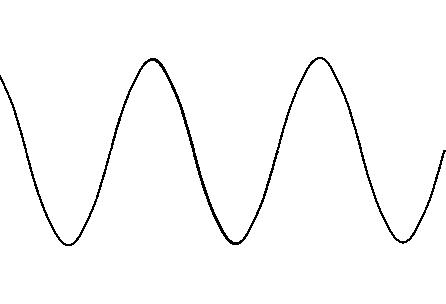
//> input picture images/sine.jpg, 446 x 304 px
$ ./curve_predict ../images/sine.jpg   (built with g++ and OpenCV 4)
//> lines starting //> are read from the running program, lines starting //| are printed output that depends on the picture; after the words box and inside, x2 and y2 are one past the last pixel; in counts of white or black regions, pixels touching at a corner belong together
#include "opencv2/core/core.hpp"
#include "opencv2/imgproc/imgproc.hpp"
#include "opencv2/highgui/highgui.hpp"
#include <iostream>

using namespace cv;

void constructX(Mat& X, double x, int count, int order) {
	double prev = 1.0;
	//std::cout<<"x:"<<x<<std::endl;
	//std::cout<<count<<" "<<order<<" ";
	for(int i=0; i<order; i++) {
		X.at<double>(count, i) = prev;
		prev = prev*x;
	}
}

void displayMatrix(Mat mat) {
	for(int i=0; i<mat.rows; i++) {
		for(int j=0; j<mat.cols; j++) {
			std::cout<<mat.at<double>(i, j)<<", ";
		}
		std::cout<<std::endl;
	}
	std::cout<<std::endl;
}

bool cmpPoint(Point2f a, Point2f b) {
	return (a.y < b.y);
}

void log_vec_pts(std::string str, std::vector<Point2f> vec) {
	std::cout<<str<<std::endl;
	for(int i=0; i<vec.size(); i++) {
		std::cout<<"("<<vec[i].x<<", "<<vec[i].y<<")"<<", ";
	}
	std::cout<<std::endl;
}

void normaliseToScale(std::vector<Point2f>& vec, double offsetX, double offsetY) {
	sort(vec.begin(), vec.end(), cmpPoint);
	int size = vec.size();
	double max_ele_Y = vec[size - 1].y, min_ele_Y = vec[0].y;
	double scaleY = 1000.0/(max_ele_Y - min_ele_Y);

	//log_vec_pts("vec-raw", vec);

	for(int i=0; i<size; i++) {
		vec[i].x = 10*scaleY*((double)vec[i].x + offsetX);
		vec[i].y = scaleY*((double)vec[i].y + offsetY);
	}

	//log_vec_pts("vec-scaled", vec);
}

void plotPoints(std::vector<Point2f> vec, int plot_rows, int plot_cols) {
	int size = vec.size();
	plot_cols *= 10;
	plot_rows *= 10;
	Mat plot(plot_rows, plot_cols, CV_8UC1, Scalar::all(0));
	std::cout<<"rows : "<<plot_rows<<" cols : "<<plot_cols<<std::endl;
	for(int i=0; i<size; i++) {
		plot.at<uchar>((int)vec[i].y, (int)vec[i].x) = 255;
		std::cout<<(int)vec[i].y<<", "<<(int)vec[i].x<<" "<<plot.at<Vec3b>((int)vec[i].y, (int)vec[i].x)[2]<<std::endl;
	}
	imshow("plot", plot);
	waitKey(0);
}
void plotGraph(std::vector<double>& vals, int XRange[2], int YRange[2]) {
	int rows = YRange[1] - YRange[0] + 1;
	int cols = XRange[1] - XRange[0] + 1;

	std::vector<Point2f> vec(0);
	for(int i=0; i<cols; i++) {
		double sum = 0;
		double prev = 1.0;
		for(int k=0; k<vals.size(); k++) {
			sum += prev*vals[k];
			prev = prev*i;
		}
		vec.push_back(Point2f(i, sum));
	}

	//TODO : normalise sum
	normaliseToScale(vec, 0.0, cols/2.0);

	//TODO : display it in the image
	plotPoints(vec, rows, cols);
}

int main(int argc, char** argv) {

	Mat img = imread(argv[1], 0);
//> img is the input picture: 304 rows x 446 cols, CV_8UC1; min 0, max 255, mean 249.7
	//TODO : threshold the image
	int count = 0, order = 7;
	Mat F(order, 1, CV_64F, Scalar::all(0));
	Mat X(order, order, CV_64F, Scalar::all(0)), Y(order, 1, CV_64F, Scalar::all(0));
	Mat X_inv(order, order, CV_64F, Scalar::all(0));

	int rows = img.rows;
//> rows = 304
	int cols = img.cols;
//> cols = 446

	//np.where
	//np.zip
	//np.polyfit
	/*def compute(coeff, x):
    sum = 0
    prev = 1
    for i in range(0, coeff.size - 1):
        sum = sum + coeff[i]*prev
        prev = prev*x
    return sum
*/


	double scale = 10.0;

	for(int i=0; i<img.rows; ++i) {
		for(int j=0; j<img.cols; ++j) {
			if(img.at<uchar>(i, j) == 0 && count<order) {
				//std::cout<<count;
				Y.at<double>(count, 0) = (i - rows/2.0)/scale;
				constructX(X, j/scale, count, order);
				++count;
			}
		}
	}
//> this loop made 304 passes
//> count on passes 1 to 3: 0, 0, 0
//> after the loop, Y = [-9.5, -9.5, -9.5, -9.5, -9.4, -9.4, -9.4]; count = 7

	X_inv = X.inv();
	//displayMatrix(X);
	F = X_inv*Y;
//> F = [-2.09, -2.04, 0.23, -0.0133, 0.000418, -6.78e-06, 4.46e-08]

	//std::cout<<"Coeff : "<<std::endl;
	std::vector<double> vec_coeff(0);
	int XRange[] = {0, 500};
	int YRange[] = {0, 500};

	for(int i=0; i<order; i++) {
		double coeff = F.at<double>(i, 0);
		//std::cout<<coeff<<" ";
		vec_coeff.push_back(coeff);
	}
//> this loop made 7 passes
//> coeff on passes 1 to 7: -2.09, -2.04, 0.23, -0.0133, 0.000418, -6.78e-06, 4.46e-08

	plotGraph(vec_coeff, XRange, YRange);
//> in plotGraph, `int rows = YRange[1] - YRange[0] + 1;`: rows = 501
//> the loop in plotGraph, `for(int i=0; i<cols; i++)` made 501 passes
//> (sum, prev) on passes 1 to 3: (-2.09, 0), (-3.91, 1), (-5.35, 128)
//> after the loop in plotGraph, `for(int i=0; i<cols; i++)`: vec = 501 Points (x, y), first 12: [0, -2.09], [1, -3.91], [2, -5.35], [3, -6.47], [4, -7.33], [5, -7.97], [6, -8.45], [7, -8.79], [8, -9.03], [9, -9.18], [10, -9.29], [11, -9.35]
//> in normaliseToScale, `sort(vec.begin(), vec.end(), cmpPoint);`: vec = 501 Points (x, y), first 12: [32, -9.5], [33, -9.5], [31, -9.5], [30, -9.5], [34, -9.5], [29, -9.5], [35, -9.5], [28, -9.5], [36, -9.49], [27, -9.49], [26, -9.49], [37, -9.48]
//> in normaliseToScale, `int size = vec.size();`: size = 501
//> in normaliseToScale, `double max_ele_Y = vec[size - 1].y, min_ele_Y = vec[0].y;`: max_ele_Y = 510139552; min_ele_Y = -9.5
//> in normaliseToScale, `double scaleY = 1000.0/(max_ele_Y - min_ele_Y);`: scaleY = 1.96e-06
//> after the loop in normaliseToScale, `for(int i=0; i<size; i++)`: vec = 501 Points (x, y), first 12: [0, 0], [0, 0], [0, 0], [0, 0], [0, 0], [0, 0], [0, 0], [0, 0], [0, 0], [0, 0], [0, 0], [0, 0]
//> in plotPoints, `int size = vec.size();`: size = 501
//> in plotPoints, `plot_cols *= 10;`: plot_cols = 5010
//> in plotPoints, `Mat plot(plot_rows, plot_cols, CV_8UC1, Scalar::all(0));`: plot: 5010 rows x 5010 cols, CV_8UC1; every value is 0
//| rows : 5010 cols : 5010
//> the loop in plotPoints, `for(int i=0; i<size; i++)` made 501 passes
//| 0, 0 
//| 0, 0 
//| 0, 0 
//| 0, 0 
//| 0, 0 
//| 0, 0 
//| 0, 0 
//| 0, 0 
//> (output is shown up to pass 8 of 501)
//> after the loop in plotPoints, `for(int i=0; i<size; i++)`:
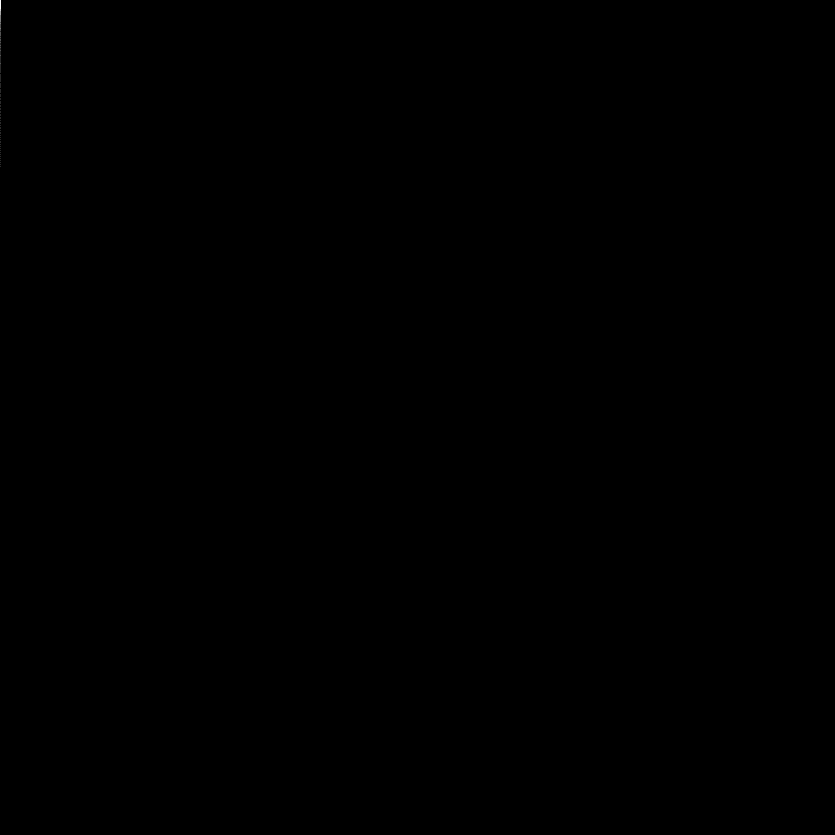
//> plot: 5010 rows x 5010 cols, CV_8UC1 (shown at 1/6 size); 0% white in thin lines or dots, all inside (x1, y1, x2, y2) = (0, 0, 1, 1001)

	return 0;
}
